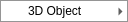
<?xml version="1.0" encoding="UTF-8"?>
<ui version="4.0">
 <class>PrimitiveActionsForm</class>
 <widget class="QMenu" name="PrimitiveActionsForm">
  <widget class="QMenu" name="objectsMenu">
   <property name="title"><string>3D Object</string></property>
   <addaction name="cubeAction"/><addaction name="sphereAction"/><addaction name="capsuleAction"/>
   <addaction name="cylinderAction"/><addaction name="planeAction"/><addaction name="quadAction"/>
  </widget>
  <addaction name="objectsMenu"/>
  <action name="cubeAction"><property name="text"><string>Cube</string></property></action>
  <action name="sphereAction"><property name="text"><string>Sphere</string></property></action>
  <action name="capsuleAction"><property name="text"><string>Capsule</string></property></action>
  <action name="cylinderAction"><property name="text"><string>Cylinder</string></property></action>
  <action name="planeAction"><property name="text"><string>Plane</string></property></action>
  <action name="quadAction"><property name="text"><string>Quad</string></property></action>
 </widget>
 <resources/><connections/>
</ui>
